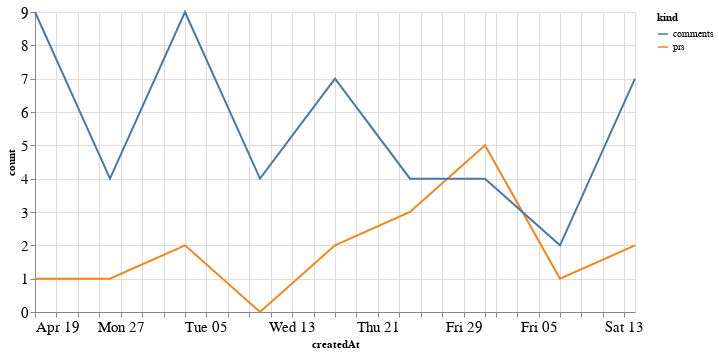

Write notebook code for a chart like this one.
### Code cell
alt.Chart(total_time, width=600).mark_line().encode(
    x='createdAt',
    y='count',
    color='kind'
)

### Figure 1 — Vega-Lite specification as saved in the notebook (floating-point values rounded to 4 significant figures)
{"config": {"axisLeft": {"labelFontSize": 15}, "axisBottom": {"labelFontSize": 15}}, "data": {"name": "data-a2469aba6996f86c34d9f12dff7c1024"}, "mark": "line", "encoding": {"color": {"type": "nominal", "field": "kind"}, "x": {"type": "temporal", "field": "createdAt"}, "y": {"type": "quantitative", "field": "count"}}, "width": 600, "$schema": "https://vega.github.io/schema/vega-lite/v4.8.1.json", "datasets": {"data-a2469aba6996f86c34d9f12dff7c1024": [{"createdAt": "2020-04-19T00:00:00", "kind": "prs", "count": 1}, {"createdAt": "2020-04-26T00:00:00", "kind": "prs", "count": 1}, {"createdAt": "2020-05-03T00:00:00", "kind": "prs", "count": 2}, {"createdAt": "2020-05-10T00:00:00", "kind": "prs", "count": 0}, {"createdAt": "2020-05-17T00:00:00", "kind": "prs", "count": 2}, {"createdAt": "2020-05-24T00:00:00", "kind": "prs", "count": 3}, {"createdAt": "2020-05-31T00:00:00", "kind": "prs", "count": 5}, {"createdAt": "2020-06-07T00:00:00", "kind": "prs", "count": 1}, {"createdAt": "2020-06-14T00:00:00", "kind": "prs", "count": 2}, {"createdAt": "2020-04-19T00:00:00", "kind": "comments", "count": 9}, {"createdAt": "2020-04-26T00:00:00", "kind": "comments", "count": 4}, {"createdAt": "2020-05-03T00:00:00", "kind": "comments", "count": 9}, {"createdAt": "2020-05-10T00:00:00", "kind": "comments", "count": 4}, {"createdAt": "2020-05-17T00:00:00", "kind": "comments", "count": 7}, {"createdAt": "2020-05-24T00:00:00", "kind": "comments", "count": 4}, {"createdAt": "2020-05-31T00:00:00", "kind": "comments", "count": 4}, {"createdAt": "2020-06-07T00:00:00", "kind": "comments", "count": 2}, {"createdAt": "2020-06-14T00:00:00", "kind": "comments", "count": 7}]}}
